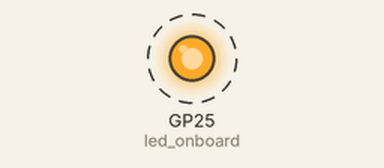
Recording of a program running on a simulated Raspberry Pi Pico running MicroPython. On the bench: output pins drawn as LEDs (lit = HIGH). Dashed ring = blinking.

Above: at 0.6 s.
Timing chart, 0 to 4.7 s (numbered marks = the images above):
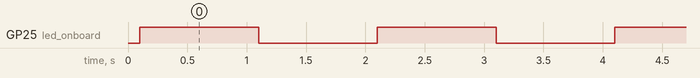

Measured:
- by itself, GP25 (led_onboard): alternates HIGH for 1.0 s and LOW for 1.0 s

The program:

main.py
```python
import machine
import time
time.sleep(0.1)

led_onboard = machine.Pin("LED", machine.Pin.OUT)

while True:
  led_onboard.value(1)
  time.sleep(1)
  led_onboard.value(0)
  # led_onboard.toggle(1)
  time.sleep(1)
```
